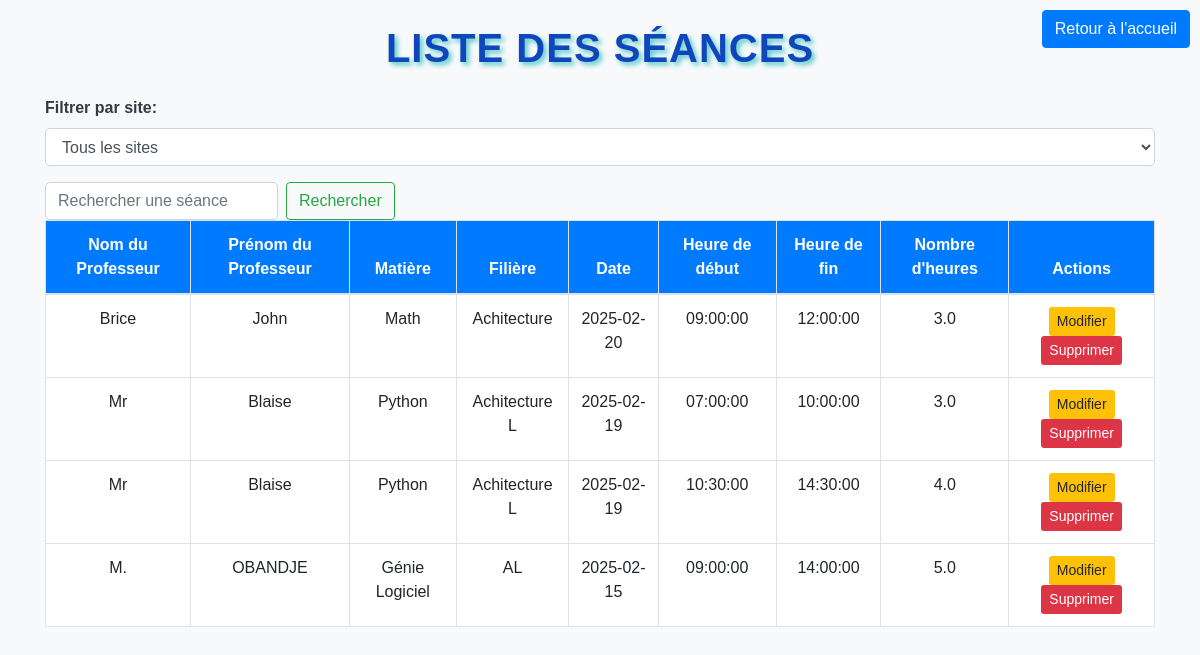
/seances, run on the app's committed database.
### app.py (models this page shows, shortened)
class Seance(db.Model):
    id = db.Column(db.Integer, primary_key=True)
    professeur_id = db.Column(db.Integer, db.ForeignKey('professeur.id'), nullable=False)
    filiere = db.Column(db.String(100), nullable=False)
    matiere = db.Column(db.String(100), nullable=False)
    site = db.Column(db.String(100), nullable=False)
    heure_debut = db.Column(db.DateTime, nullable=False)
    heure_fin = db.Column(db.DateTime, nullable=False)

class Professeur(db.Model):
    id = db.Column(db.Integer, primary_key=True)
    nom = db.Column(db.String(50), nullable=False)
    prenom = db.Column(db.String(50), nullable=False)
    matiere = db.Column(db.String(100), nullable=False)
    filiere = db.Column(db.String(100), nullable=False)
    seances = db.relationship('Seance', backref='professeur', lazy=True)

### app.py (the view)
@app.route('/seances')
def seances():
    site = request.args.get('site')
    if site:
        seances = Seance.query.filter_by(site=site).all()
    else:
        seances = Seance.query.all()
    sites = ["ESGIS Avédji", "ESGIS Adjidogome", "ESGIS Kodjeviakopé"]
    return render_template('seances.html', seances=seances, sites=sites)

### templates/seances.html (shortened to what this page needs)
<!DOCTYPE html>
<html lang="fr">
<head>
    <link rel="stylesheet" href="https://stackpath.bootstrapcdn.com/bootstrap/4.5.2/css/bootstrap.min.css">
</head>
<body class="container">
    <h1 class="my-4">Liste des Séances</h1>
    <div class="form-group">
        <label for="site-filter">Filtrer par site:</label>
        <select id="site-filter" class="form-control">
            <option value="">Tous les sites</option>
        </select>
    </div>
    <form action="/search_seance" method="GET" class="form-inline my-2 my-lg-0">
        <input class="form-control mr-sm-2" type="search" placeholder="Rechercher une séance" aria-label="Rechercher" name="query">
        <button class="btn btn-outline-success my-2 my-sm-0" type="submit">Rechercher</button>
    </form>
    <table class="table table-bordered text-center" id="seance-table">
        <thead>
            <tr>
                <th>Nom du Professeur</th>
                <th>Prénom du Professeur</th>
                <th>Matière</th>
                <th>Filière</th>
                <th>Date</th>
                <th>Heure de début</th>
                <th>Heure de fin</th>
                <th>Nombre d'heures</th>
                <th>Actions</th>
            </tr>
        </thead>
        <tbody>
            {% for seance in seances %}
            <tr>
                <td>{{ seance.professeur.nom }}</td>
                <td>{{ seance.professeur.prenom }}</td>
                <td>{{ seance.matiere }}</td>
                <td>{{ seance.filiere }}</td>
                <td>{{ seance.heure_debut.date() }}</td>
                <td>{{ seance.heure_debut.time() }}</td>
                <td>{{ seance.heure_fin.time() }}</td>
                <td>{{ (seance.heure_fin - seance.heure_debut).seconds / 3600 }}</td>
                <td>
                    <a href="/edit_seance/{{ seance.id }}" class="btn btn-warning btn-sm">Modifier</a>
                    <a href="/delete_seance/{{ seance.id }}" class="btn btn-danger btn-sm">Supprimer</a>
                </td>
            </tr>
            {% endfor %}
        </tbody>
    </table>
<a href="/" class="btn btn-primary" style="position: fixed; top: 10px; right: 10px;">Retour à l'accueil</a>
</body>
</html>

### templates/seances.html (style rules this page uses)
body { font-family: 'Poppins', sans-serif; background-color: #f8f9fa; color: #343a40; }
h1 { font-weight: 700; font-size: 2.5rem; text-transform: uppercase; letter-spacing: 1px; color: #1046bb; text-shadow: 3px 3px 5px rgba(67, 196, 196, 0.89); text-align: center; }
.form-group label { font-weight: 600; }
.form-control { border-radius: 5px; }
.table { background-color: white; }
.table th { background-color: #007bff; color: white; text-align: center; }
.btn-warning { background-color: #ffc107; border: none; }
.btn-danger { background-color: #dc3545; border: none; }

### data on the page
Seance: professeur.nom "Brice", professeur.prenom "John", matiere "Math", filiere "Achitecture", heure_debut "2025-02-20", heure_debut.time "09:00:00", heure_fin.time "12:00:00", (seance.heure_fin-seance.heure_debut).seconds/3600 "3.0"
Seance: professeur.nom "Mr", professeur.prenom "Blaise", matiere "Python", filiere "Achitecture L", heure_debut "2025-02-19", heure_debut.time "07:00:00", heure_fin.time "10:00:00", (seance.heure_fin-seance.heure_debut).seconds/3600 "3.0"
Seance: professeur.nom "Mr", professeur.prenom "Blaise", matiere "Python", filiere "Achitecture L", heure_debut "2025-02-19", heure_debut.time "10:30:00", heure_fin.time "14:30:00", (seance.heure_fin-seance.heure_debut).seconds/3600 "4.0"
Seance: professeur.nom "M.", professeur.prenom "OBANDJE", matiere "Génie Logiciel", filiere "AL", heure_debut "2025-02-15", heure_debut.time "09:00:00", heure_fin.time "14:00:00", (seance.heure_fin-seance.heure_debut).seconds/3600 "5.0"
